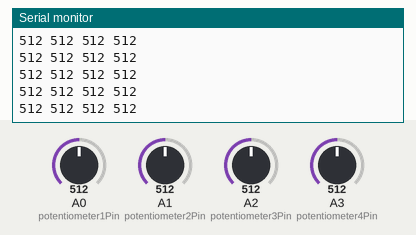
Recording of a sketch running on a simulated Arduino Uno, built with avr-gcc and run on an emulated ATmega328P. Parts: the last lines printed to the serial monitor. The test bench sets the inputs (shaded band); at power-on: A2 (potentiometer3Pin) = 512, A0 (potentiometer1Pin) = 512, A1 (potentiometer2Pin) = 512, A3 (potentiometer4Pin) = 512.

Above: at 5.7 s.
5.8 s: A2 (potentiometer3Pin) set to 106
At 5.84 s:
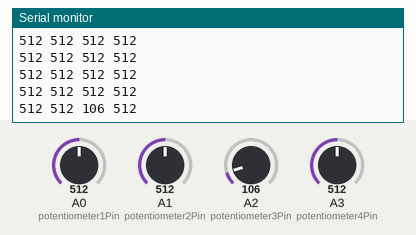
7.3 s: A2 (potentiometer3Pin) set to 90
At 7.32 s:
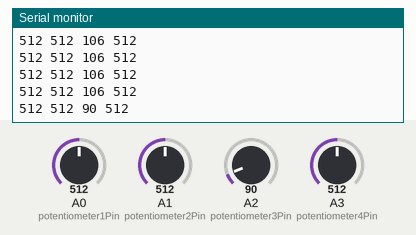
Timing chart, 0 to 10.3 s (numbered marks = the images above; inputs shaded):
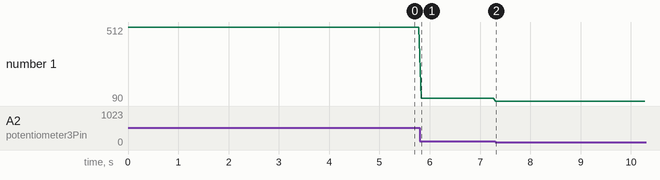

Measured:
- after the input at 5.8 s, the serial monitor: prints a new line at once (image 1)
- after the input at 7.3 s, the serial monitor: prints a new line at once (image 2)
- plotted number 1: 512 → 106 after the input at 5.8 s, 106 → 90 after the input at 7.3 s

The sketch:

Arduino.ino
```cpp
const int potentiometer1Pin = A0;
const int potentiometer2Pin = A1;
const int potentiometer3Pin = A2;
const int potentiometer4Pin = A3;

#define SERIAL_USB


void setup() {
  #ifdef SERIAL_USB
    Serial.begin(9600); // You can choose any baudrate, just need to also change it in Unity.
    while (!Serial);
  #endif
}

// Run forever
void loop() {
  String valuesToSend = String(analogRead(potentiometer1Pin)) + " " + String(analogRead(potentiometer2Pin)) + " " + String(analogRead(potentiometer3Pin)) + " " + String(analogRead(potentiometer4Pin));
  sendData(valuesToSend);
  delay(50);
}

void sendData(String data){
  #ifdef SERIAL_USB
    Serial.println(data);
  #endif
}
```
